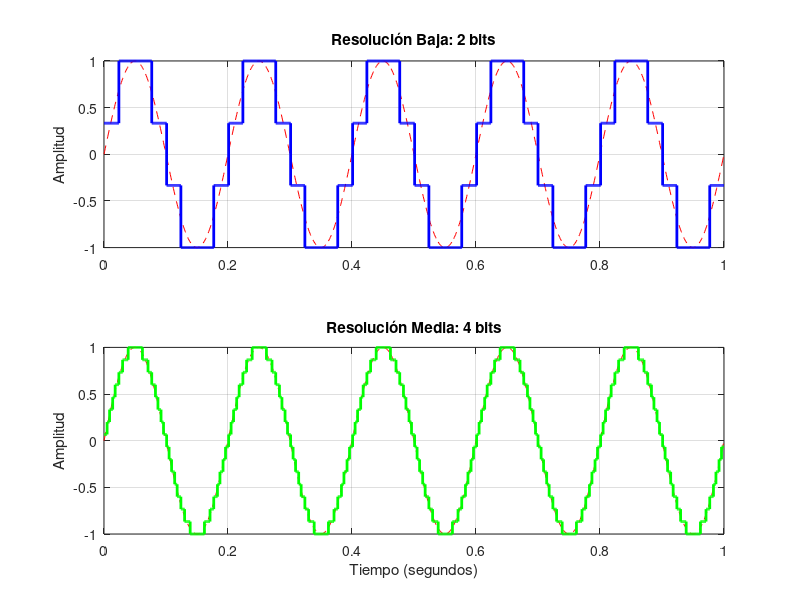

Source code (MATLAB):
% --- PUNTO 1: SEÑAL SINUSOIDAL Y DIFERENTES RESOLUCIONES ---

% 1. Configuración de parámetros iniciales
Fs = 1000;           % Frecuencia de muestreo
T = 1;               % Tiempo total
t = 0 : 1/Fs : T;    % Vector de tiempo
f = 5;               % Frecuencia de la onda
A = 1;               % Amplitud

% 2. Generación de la senal original
senal_pura = A * sin(2 * pi * f * t);

% 3. Simulación de diferentes resoluciones
bits_baja = 2;
niv_baja = 2^bits_baja - 1;
% Formula de cuantizacion
senal_baja = round((senal_pura + A) * niv_baja / (2*A)) * (2*A) / niv_baja - A;

bits_media = 4;
niv_media = 2^bits_media - 1;
senal_media = round((senal_pura + A) * niv_media / (2*A)) * (2*A) / niv_media - A;

% 4. Creación de gráficos
figure(1);

% Gráfico Superior
subplot(2,1,1);
plot(t, senal_pura, 'r--'); hold on;
stairs(t, senal_baja, 'b', 'LineWidth', 2);
title(['Resolución Baja: ', num2str(bits_baja), ' bits']);
ylabel('Amplitud');
grid on;

% Gráfico Inferior
subplot(2,1,2);
plot(t, senal_pura, 'r--'); hold on;
stairs(t, senal_media, 'g', 'LineWidth', 2);
title(['Resolución Media: ', num2str(bits_media), ' bits']);
xlabel('Tiempo (segundos)');
ylabel('Amplitud');
grid on;
